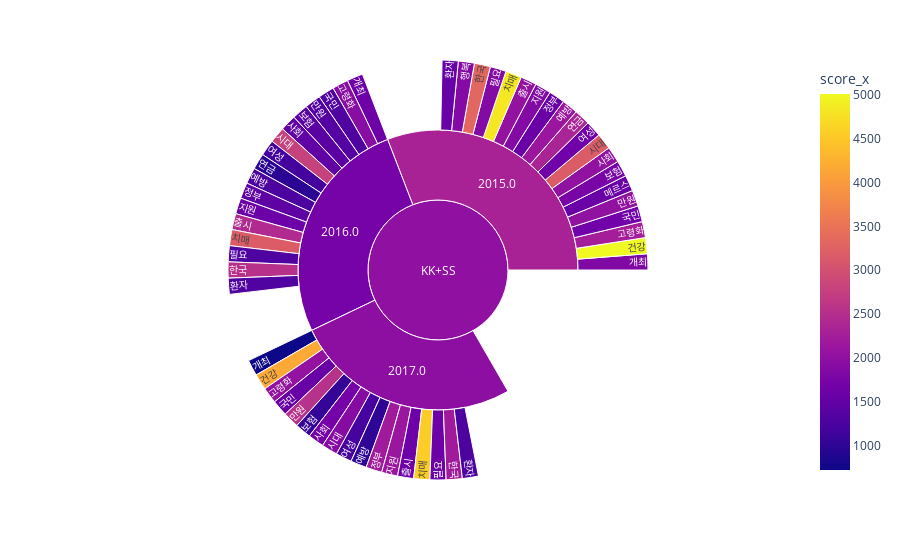

The cell this chart's notebook holds for it:
### Code cell
fig = px.sunburst(data_frame=words_score, path=list(words_score.columns), maxdepth=3,
                  color='score_x',
                  branchvalues = 'remainder')
fig.show()

### Figure 1 — Plotly figure (JSON) as saved in the notebook; plotly's stock layout.template omitted (floating-point values rounded to 4 significant figures; data arrays with more than 128 entries replaced by an {"elided": "..."} marker saying what was removed)
{"data": [{"branchvalues": "remainder", "customdata": {"elided": "3298x1 float values"}, "domain": {"x": [0, 1], "y": [0, 1]}, "hovertemplate": "labels=%{label}<br>count=%{value}<br>parent=%{parent}<br>id=%{id}<br>score_x=%{color}<extra></extra>", "ids": {"elided": "3298 str values"}, "labels": {"elided": "3298 str values"}, "marker": {"coloraxis": "coloraxis", "colors": {"elided": "3298 float values"}}, "maxdepth": 3, "name": "", "parents": {"elided": "3298 str values"}, "type": "sunburst", "values": {"elided": "3298 int values"}}], "layout": {"coloraxis": {"colorbar": {"title": {"text": "score_x"}}, "colorscale": [[0, "#0d0887"], [0.1111, "#46039f"], [0.2222, "#7201a8"], [0.3333, "#9c179e"], [0.4444, "#bd3786"], [0.5556, "#d8576b"], [0.6667, "#ed7953"], [0.7778, "#fb9f3a"], [0.8889, "#fdca26"], [1, "#f0f921"]]}, "legend": {"tracegroupgap": 0}, "margin": {"t": 60}}}
